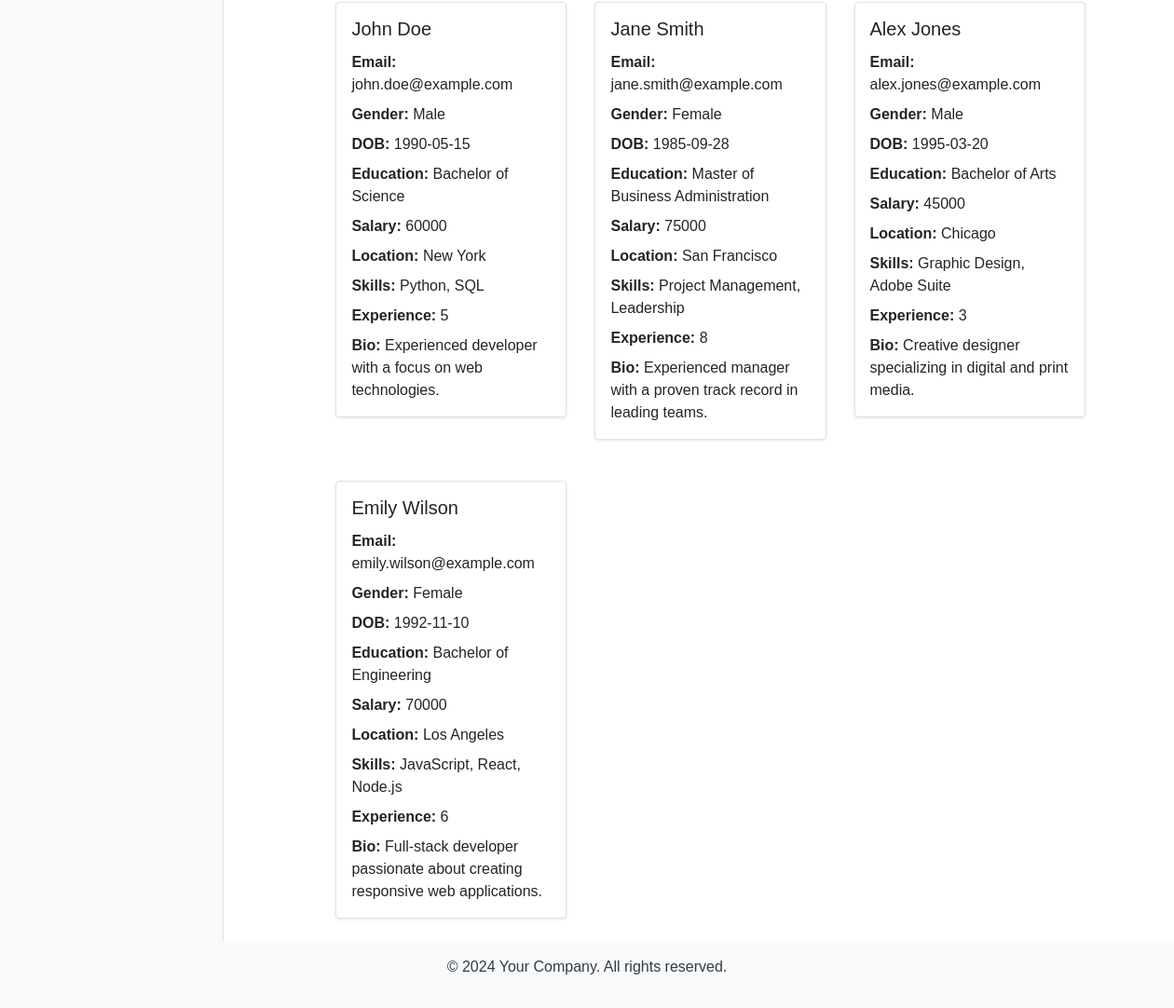
Before: /search (lower part) with the older database file.
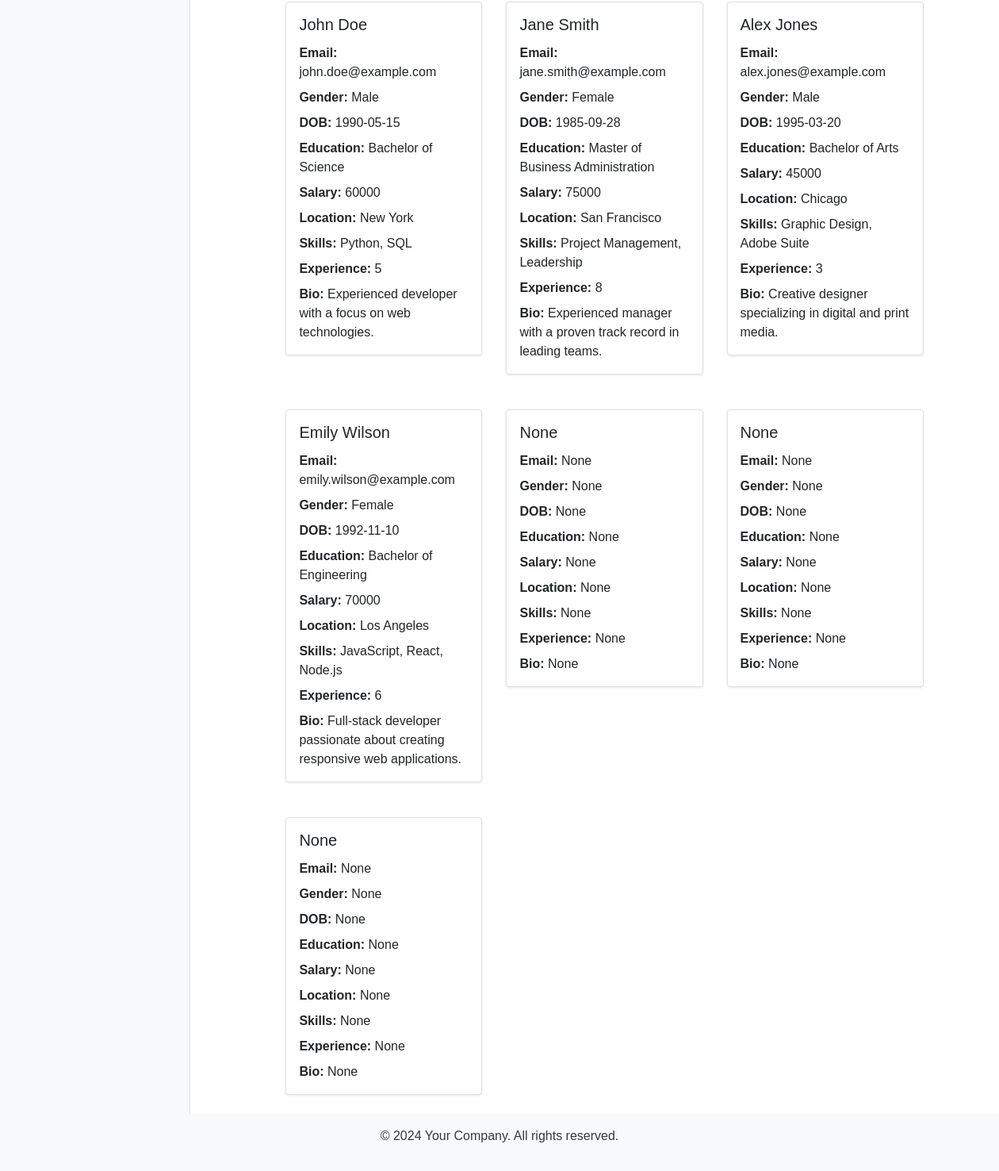
After: the same page with the newer database file.
### tables this page shows
CREATE TABLE user_profile (
    id INTEGER PRIMARY KEY AUTOINCREMENT,
    username TEXT NOT NULL,
    password TEXT NOT NULL,
    name TEXT,
    email TEXT,
    gender TEXT,
    dob TEXT,
    education TEXT,
    salary INTEGER,
    location TEXT,
    skills TEXT,
    experience INTEGER,
    bio TEXT
);

### app.py (the view)
@app.route('/search')
def search_page():
    conn = sqlite3.connect(DATABASE)
    c = conn.cursor()
    c.execute('SELECT * FROM user_profile')
    profiles = c.fetchall()
    conn.close()
    return render_template('search.html', users=profiles)

### templates/search.html (shortened to what this page needs)
{% extends "layout.html" %}
{% block content %}
<main class="container mt-5">
    <div class="row justify-content-center">
        <div class="col-md-10">
            <div id="users-list" class="row">
                {% for user in users %}
                <div class="col-md-4 mb-4 user-card">
                    <div class="card">
                        <div class="card-body">
                            <h5 class="card-title">{{ user[3] }}</h5>
                            <p class="card-text"><strong>Email:</strong> {{ user[4] }}</p>
                            <p class="card-text"><strong>Gender:</strong> {{ user[5] }}</p>
                            <p class="card-text"><strong>DOB:</strong> {{ user[6] }}</p>
                            <p class="card-text"><strong>Education:</strong> {{ user[7] }}</p>
                            <p class="card-text"><strong>Salary:</strong> {{ user[8] }}</p>
                            <p class="card-text"><strong>Location:</strong> {{ user[9] }}</p>
                            <p class="card-text"><strong>Skills:</strong> {{ user[10] }}</p>
                            <p class="card-text"><strong>Experience:</strong> {{ user[11] }}</p>
                            <p class="card-text"><strong>Bio:</strong> {{ user[12] }}</p>
                        </div>
                    </div>
                </div>
                {% endfor %}
            </div>
        </div>
    </div>
</main>
{% endblock %}

### templates/layout.html (shortened to what this page needs)
<!DOCTYPE html>
<html lang="en">
<head>
    <link rel="stylesheet" href="https://stackpath.bootstrapcdn.com/bootstrap/4.5.2/css/bootstrap.min.css">
    <link rel="stylesheet" href="{{ url_for('static', filename='css/styles.css') }}">
</head>
<body>
    <div class="container-fluid">
        <div class="row">
            <div class="col-md-2" id="sidebar-wrapper">
                {% include 'components/sidebar.html' %}
            </div>
            <div class="col-md-10" id="page-content-wrapper">
                {% block content %}{% endblock %}
            </div>
        </div>
    </div>
    {% include 'components/footer.html' %}
</body>
</html>

### templates/components/sidebar.html (shortened to what this page needs)
<div class="sidebar bg-light border-right" id="sidebar-wrapper">
</div>

### templates/components/footer.html (shortened to what this page needs)
<!DOCTYPE html>
<html lang="en">
<head>
    <link rel="stylesheet" href="{{ url_for('static', filename='css/styles.css') }}">
</head>
<body>
<footer class="fixed-bottom bg-light text-dark text-center py-3">
    <div class="container">
        <p>&copy; 2024 Your Company. All rights reserved.</p>
    </div>
</footer>
</body>
</html>

### static/css/styles.css (style rules this page uses)
body { font-family: Arial, sans-serif; margin: 0; padding: 0; }
.container-fluid { padding: 0; }
#sidebar-wrapper { position: fixed; top: 56px; bottom: 0; left: 0; z-index: 1000; width: 15rem; background-color: #f8f9fa; padding-top: 1rem; overflow-y: auto; }
#page-content-wrapper { margin-left: 15rem; padding: 20px; margin-top: 56px; overflow: auto; }
main.container { padding: 2rem; }
#users-list .card { margin-bottom: 20px; }
.card { border: 1px solid #dee2e6; border-radius: 0.25rem; box-shadow: 0 1px 3px rgba(0, 0, 0, 0.1); }
.card-body { padding: 1rem; }
.card-title { font-size: 1.25rem; margin-bottom: 0.75rem; }
.card-text { margin-bottom: 0.5rem; }
.user-card .card { transition: transform 0.2s; }
@media (min-width: 768px) { #sidebar-wrapper { margin-left: 0; } }
@media (min-width: 768px) { #page-content-wrapper { padding: 20px; } }

Changed rows visible on the page:
added user_profile: user "None"
added user_profile: user "None"
added user_profile: user "None"
